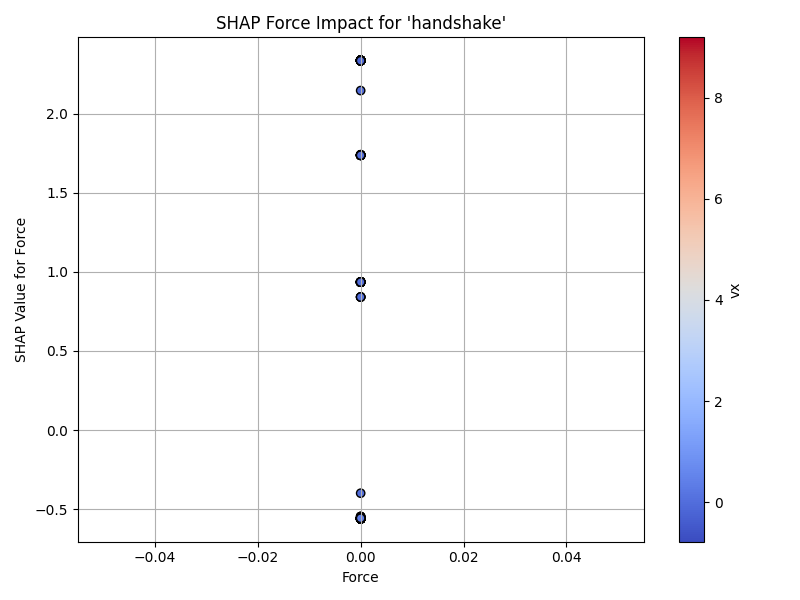

Write the Python code that produced this figure.
import pandas as pd
import numpy as np
import shap
import xgboost as xgb
import matplotlib.pyplot as plt
from sklearn.model_selection import train_test_split
from sklearn.preprocessing import LabelEncoder

# Load data
files = [
    "panda_data_approach_patched.csv", "panda_data_collapse.csv",
    "panda_data_grasp_patched.csv", "panda_data_handshake_patched.csv",
    "panda_data_idle_patched.csv", "panda_data_pushaway_patched.csv",
    "panda_data_retreat_patched.csv", "panda_data_wave_patched.csv"
]
df = pd.concat([pd.read_csv(f) for f in files], ignore_index=True)

# Split
X = df[["x", "y", "z", "vx", "vy", "vz", "force"]]
y = df["label"]
le = LabelEncoder()
y_encoded = le.fit_transform(y)
labels = le.classes_

X_train, X_test, y_train, y_test = train_test_split(X, y_encoded, test_size=0.2, random_state=42)

# Model
model = xgb.XGBClassifier(use_label_encoder=False, eval_metric="mlogloss")
model.fit(X_train, y_train)
explainer = shap.Explainer(model, X_train)
shap_values = explainer(X_test)

# Filter only handshake class
class_name = "handshake"
class_index = np.where(labels == class_name)[0][0]
class_mask = (y_test == class_index)

# Extract relevant data
force_values = X_test[class_mask]["force"]
shap_force_values = shap_values[class_mask].values[:, class_index, X.columns.get_loc("force")]
color_feature = X_test[class_mask]["vx"]

# Plot
plt.figure(figsize=(8, 6))
scatter = plt.scatter(
    force_values,
    shap_force_values,
    c=color_feature,
    cmap="coolwarm",
    edgecolor='k'
)
plt.colorbar(scatter, label="vx")
plt.xlabel("Force")
plt.ylabel("SHAP Value for Force")
plt.title("SHAP Force Impact for 'handshake'")
plt.grid(True)
plt.tight_layout()
plt.savefig("shap_force_handshake.png")
plt.close()

